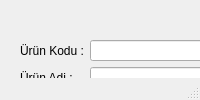
<?xml version="1.0" encoding="UTF-8"?>
<ui version="4.0">
 <class>MainWindow</class>
 <widget class="QMainWindow" name="MainWindow">
  <property name="windowTitle">
   <string>MainWindow</string>
  </property>
  <widget class="QWidget" name="centralwidget">
   <widget class="QLabel" name="label_4">
    <property name="geometry">
     <rect>
      <x>20</x>
      <y>150</y>
      <width>81</width>
      <height>20</height>
     </rect>
    </property>
    <property name="text">
     <string>Ürün Açıklamasi :</string>
    </property>
   </widget>
   <widget class="QComboBox" name="cmbMarka">
    <property name="geometry">
     <rect>
      <x>20</x>
      <y>270</y>
      <width>101</width>
      <height>22</height>
     </rect>
    </property>
    <property name="currentIndex">
     <number>-1</number>
    </property>
    <item>
     <property name="text">
      <string>Acer</string>
     </property>
    </item>
    <item>
     <property name="text">
      <string>Samsung</string>
     </property>
    </item>
    <item>
     <property name="text">
      <string>Apple</string>
     </property>
    </item>
    <item>
     <property name="text">
      <string>Oppo</string>
     </property>
    </item>
   </widget>
   <widget class="QComboBox" name="cmbKategori">
    <property name="geometry">
     <rect>
      <x>130</x>
      <y>270</y>
      <width>101</width>
      <height>22</height>
     </rect>
    </property>
    <property name="currentIndex">
     <number>-1</number>
    </property>
    <item>
     <property name="text">
      <string>Telefon</string>
     </property>
    </item>
    <item>
     <property name="text">
      <string>Bilgisayar</string>
     </property>
    </item>
    <item>
     <property name="text">
      <string>Beyaz Eşya</string>
     </property>
    </item>
   </widget>
   <widget class="QLabel" name="label_5">
    <property name="geometry">
     <rect>
      <x>20</x>
      <y>250</y>
      <width>91</width>
      <height>20</height>
     </rect>
    </property>
    <property name="text">
     <string>Marka :</string>
    </property>
   </widget>
   <widget class="QLabel" name="label_6">
    <property name="geometry">
     <rect>
      <x>130</x>
      <y>250</y>
      <width>91</width>
      <height>16</height>
     </rect>
    </property>
    <property name="text">
     <string>Kategori :</string>
    </property>
   </widget>
   <widget class="QLineEdit" name="txtUrunAciklamasi">
    <property name="geometry">
     <rect>
      <x>20</x>
      <y>170</y>
      <width>221</width>
      <height>71</height>
     </rect>
    </property>
   </widget>
   <widget class="QTableWidget" name="tblUrun">
    <property name="geometry">
     <rect>
      <x>250</x>
      <y>40</y>
      <width>741</width>
      <height>251</height>
     </rect>
    </property>
    <property name="autoFillBackground">
     <bool>false</bool>
    </property>
    <property name="horizontalScrollBarPolicy">
     <enum>Qt::ScrollBarAlwaysOff</enum>
    </property>
    <property name="rowCount">
     <number>30</number>
    </property>
    <property name="columnCount">
     <number>7</number>
    </property>
    <row/>
    <row/>
    <row/>
    <row/>
    <row/>
    <row/>
    <row/>
    <row/>
    <row/>
    <row/>
    <row/>
    <row/>
    <row/>
    <row/>
    <row/>
    <row/>
    <row/>
    <row/>
    <row/>
    <row/>
    <row/>
    <row/>
    <row/>
    <row/>
    <row/>
    <row/>
    <row/>
    <row/>
    <row/>
    <row/>
    <column/>
    <column/>
    <column/>
    <column/>
    <column/>
    <column/>
    <column/>
   </widget>
   <widget class="QWidget" name="horizontalLayoutWidget">
    <property name="geometry">
     <rect>
      <x>20</x>
      <y>300</y>
      <width>971</width>
      <height>31</height>
     </rect>
    </property>
    <layout class="QHBoxLayout" name="horizontalLayout">
     <item>
      <widget class="QPushButton" name="btnEkle">
       <property name="text">
        <string>Ekle</string>
       </property>
      </widget>
     </item>
     <item>
      <widget class="QPushButton" name="btnSil">
       <property name="text">
        <string>Sil</string>
       </property>
      </widget>
     </item>
     <item>
      <widget class="QPushButton" name="btnGuncelle">
       <property name="text">
        <string>Güncelle</string>
       </property>
      </widget>
     </item>
     <item>
      <widget class="QPushButton" name="btnListele">
       <property name="text">
        <string>Listele</string>
       </property>
      </widget>
     </item>
    </layout>
   </widget>
   <widget class="QWidget" name="horizontalLayoutWidget_2">
    <property name="geometry">
     <rect>
      <x>250</x>
      <y>0</y>
      <width>741</width>
      <height>31</height>
     </rect>
    </property>
    <layout class="QHBoxLayout" name="horizontalLayout_2">
     <item>
      <widget class="QLabel" name="label_11">
       <property name="text">
        <string>Kategoriye Göre Listele</string>
       </property>
      </widget>
     </item>
     <item>
      <widget class="QComboBox" name="cmbKategoriListele_3">
       <property name="currentIndex">
        <number>-1</number>
       </property>
       <item>
        <property name="text">
         <string>Telefon</string>
        </property>
       </item>
       <item>
        <property name="text">
         <string>Bilgisayar</string>
        </property>
       </item>
       <item>
        <property name="text">
         <string>Beyaz Eşya</string>
        </property>
       </item>
      </widget>
     </item>
     <item>
      <widget class="QPushButton" name="btnKategoriyeGoreListele">
       <property name="text">
        <string>Listele</string>
       </property>
      </widget>
     </item>
    </layout>
   </widget>
   <widget class="QWidget" name="">
    <property name="geometry">
     <rect>
      <x>90</x>
      <y>40</y>
      <width>151</width>
      <height>100</height>
     </rect>
    </property>
    <layout class="QVBoxLayout" name="verticalLayout_2">
     <item>
      <widget class="QLineEdit" name="txtUrunKodu"/>
     </item>
     <item>
      <widget class="QLineEdit" name="txtUrunAdi"/>
     </item>
     <item>
      <widget class="QLineEdit" name="txtBirimFiyati"/>
     </item>
     <item>
      <widget class="QLineEdit" name="txtStokMiktari"/>
     </item>
    </layout>
   </widget>
   <widget class="QWidget" name="">
    <property name="geometry">
     <rect>
      <x>20</x>
      <y>40</y>
      <width>71</width>
      <height>101</height>
     </rect>
    </property>
    <layout class="QVBoxLayout" name="verticalLayout">
     <item>
      <widget class="QLabel" name="label">
       <property name="text">
        <string>Ürün Kodu :</string>
       </property>
      </widget>
     </item>
     <item>
      <widget class="QLabel" name="label_10">
       <property name="text">
        <string>Ürün Adi :</string>
       </property>
      </widget>
     </item>
     <item>
      <widget class="QLabel" name="label_2">
       <property name="text">
        <string>Birim Fiyati :</string>
       </property>
      </widget>
     </item>
     <item>
      <widget class="QLabel" name="label_3">
       <property name="text">
        <string>Stok Miktari :</string>
       </property>
      </widget>
     </item>
    </layout>
   </widget>
  </widget>
  <widget class="QStatusBar" name="statusbar"/>
 </widget>
 <resources/>
 <connections/>
</ui>
